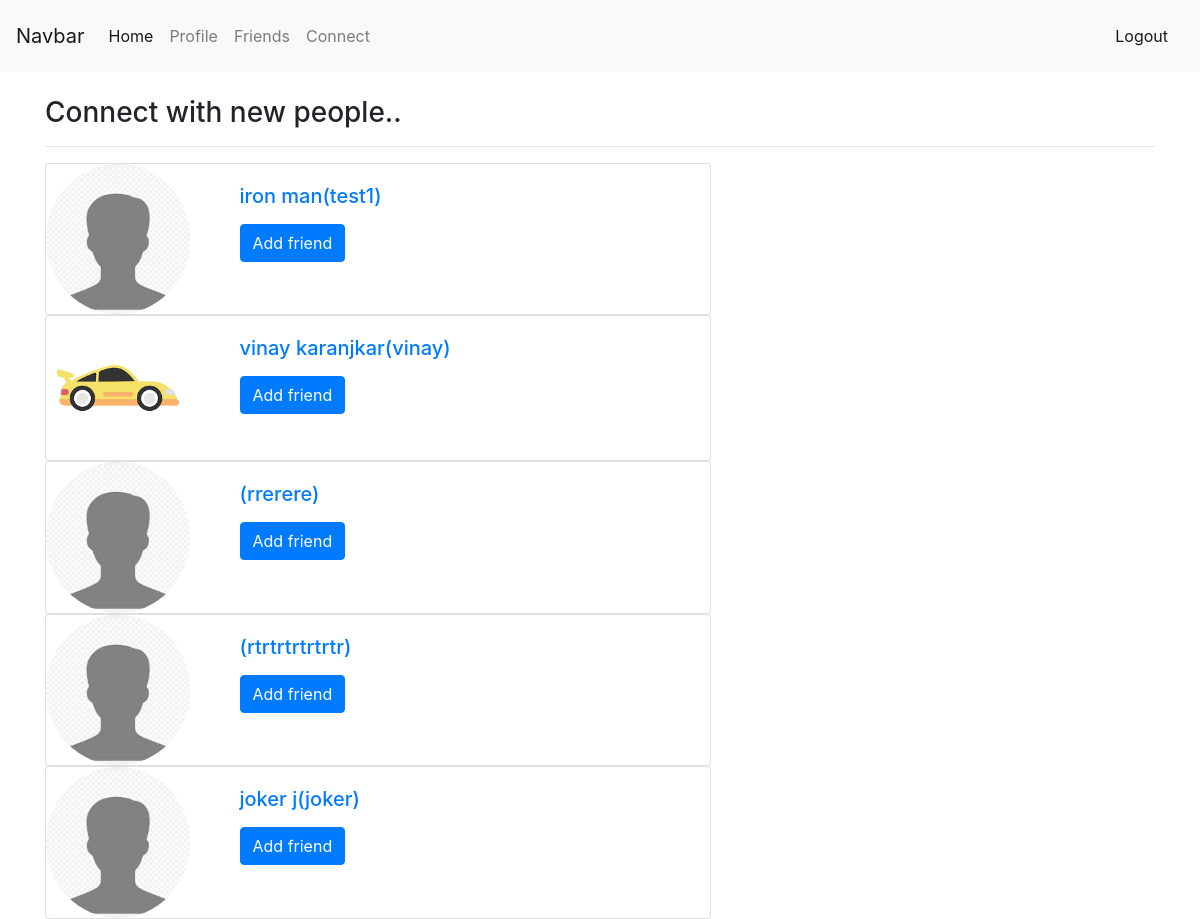
/profile/connect/ (signed in), run on the app's committed database.
### profiles/models.py (models this page shows, shortened)
class Profile(models.Model):
	first_name  = models.CharField (max_length=200)
	last_name = models.CharField (max_length=200,blank=True)
	user = models.OneToOneField(User, on_delete=models.CASCADE)
	bio = models.TextField(max_length=300,blank=True)
	email = models.EmailField(max_length=200)
	country = models.CharField(max_length=50)
	avatar = models.ImageField(default='avatar.jfif',upload_to='avatars/')
	slug = models.SlugField(unique=True, blank=True)
	friends = models.ManyToManyField(User, blank=True, related_name='friends')
	created_at = models.DateField(auto_now_add=True)
	updated_at = models.DateField(auto_now=True)
	def __str__(self):
		return f"{self.first_name} {self.last_name}({self.user.username})"
	def get_all_friends(self):
		return self.friends.all()

### profiles/views.py (the view)
# urls.py: path('connect/',new_Friend, name='new_friend'),
@login_required
def new_Friend(request):
	profile = Profile.objects.get(user=request.user)
	temp = profile.get_all_friends()
	all_profile = Profile.objects.all().exclude(user__in=temp).exclude(user=request.user)
	ctx = {
	'profile':profile,
	'all_profile': all_profile,
	'friends':False,
	'friends_pending':False,
	'wating_approval':False
	}
	return render(request, 'profile/friends.html',ctx)

### templates/profile/friends.html (shortened to what this page needs)
{% extends "base.html" %}
{% block body %}
	<br>
	{% if  not friends %}
	{% if not friends_pending%}
		<h3>Connect with new people..</h3>
		<hr>
		{% for profile in all_profile %}
		<div class="card" style="width: 60%;">
			<div class="row">
				<div class="col-sm-3">
					<a href="{% url 'profiles:profile_view' slug=profile.slug %}">
						<img class="card-img-top rounded-circle"
						src="{{profile.avatar.url}}" alt="Card image cap"></a>
				</div>
				<div class="col-sm-9">
					<div class="card-body">
						<a href="{% url 'profiles:profile_view' slug=profile.slug %}">
					    <h5 class="card-title">{{profile}}</h5></a>
			    		{% if profile in wating_approval %}
					    <form action="{% url 'profiles:remove_friend' %}" method="POST">
                            {% csrf_token %}
                            <input type="hidden" name="next" value="list">
                            <input type="hidden" name="friend_id" value={{profile.pk}}>
                            <p>Wating for apporaval</p>
                            <button type="submit" class="btn btn-secondary">Withdraw</button>
                        </form>
                        {% else %}
                        <form action="{% url 'profiles:add_friend' %}" method="POST">
                            <button type="submit" class="btn btn-primary">Add friend</button>
                        </form>
                        {% endif %}
					  </div>
				</div>
			</div>
		</div>
	{% endfor %}
	{% endif %}
	{% endif %}
	{% endblock body %}

### data on the page
Profile: avatar (picture), first_name+last_name+user "iron man(test1)"
Profile: avatar (picture), first_name+last_name+user "vinay karanjkar(vinay)"
Profile: avatar (placeholder picture), first_name+last_name+user "(rrerere)"
Profile: avatar (placeholder picture), first_name+last_name+user "(rtrtrtrtrtrtr)"
Profile: avatar (placeholder picture), first_name+last_name+user "joker j(joker)"
